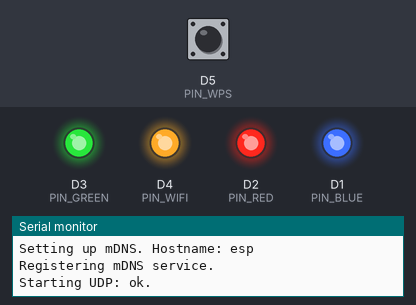
The program below on a simulated ESP8266 (NodeMCU). Shown: output pins drawn as LEDs (lit = HIGH), the last lines printed to the serial monitor. The inputs (shaded band) are chosen by the test bench; at power-on: D5 (PIN_WPS) HIGH. WiFi joins after 1.5 s; servers stay silent unless stated; storage starts empty.

Above: at 1.2 s.
1.3 s: D5 (PIN_WPS) pulled LOW for 3.2 s
At 2.6 s:
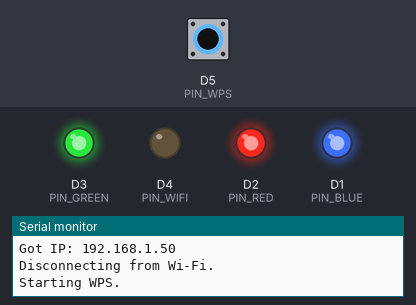
Timing chart, 0 to 4.3 s (numbered marks = the images above; inputs shaded):
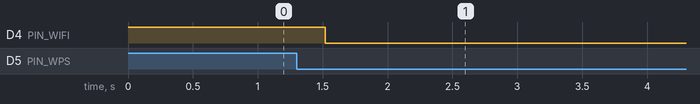

The program:

main.cpp
```cpp
#include <FS.h>
#include <ESP8266WiFi.h>
#include <ESP8266mDNS.h>
#include <WiFiUdp.h>
#include <ArduinoJson.h>

// Constants.
// ----------------------------------------------------------------------------

const int PORT = 5555;

const int PIN_BLUE = D1;
const int PIN_RED = D2;
const int PIN_GREEN = D3;
const int PIN_WIFI = D4;
const int PIN_WPS = D5;

// State.
// ----------------------------------------------------------------------------
bool turnedOn;
float red, green, blue;

// Setting up.
// ----------------------------------------------------------------------------

WiFiUDP udp;
WiFiEventHandler wifiConnectedHandler, wifiGotIpHandler, wifiDisconnected;

void startWPS() {
    // Cannot be used in an interrupt handler because of some bug in WiFi class.
    Serial.println("Disconnecting from Wi-Fi.");
    WiFi.disconnect();
    Serial.println("Starting WPS.");
    if (!WiFi.beginWPSConfig()) {
        Serial.println("Failed to start WPS.");
    }
}

void setupPins() {
    pinMode(PIN_WIFI, OUTPUT);
    digitalWrite(PIN_WIFI, HIGH);

    pinMode(PIN_RED, OUTPUT);
    pinMode(PIN_GREEN, OUTPUT);
    pinMode(PIN_BLUE, OUTPUT);

    // WPS button.
    pinMode(PIN_WPS, INPUT_PULLUP);
}

void setupSerial() {
    Serial.begin(9600);
    Serial.println();
    Serial.println("Serial is ready.");
}

void setupState() {
    // TODO: read state from the FS.
    turnedOn = true;
    red = green = blue = 1.0;
    analogWrite(PIN_RED, 1023);
    analogWrite(PIN_GREEN, 1023);
    analogWrite(PIN_BLUE, 1023);
}

void setupFS() {
    Serial.print("Setting up file system: ");
    Serial.println(SPIFFS.begin() ? "ok." : "failed.");
}

void setupWiFi() {
    wifiConnectedHandler = WiFi.onStationModeConnected([](const WiFiEventStationModeConnected& event) {
        Serial.println("Connected to Wi-Fi.");
    });
    wifiGotIpHandler = WiFi.onStationModeGotIP([](const WiFiEventStationModeGotIP& event) {
        Serial.print("Got IP: ");
        Serial.println(WiFi.localIP());
        digitalWrite(PIN_WIFI, LOW);
    });
    wifiDisconnected = WiFi.onStationModeDisconnected([](const WiFiEventStationModeDisconnected& event) {
        Serial.println("Disconnected from Wi-Fi.");
        digitalWrite(PIN_WIFI, HIGH);
    });

    Serial.println("Connecting to Wi-Fi.");
    WiFi.mode(WIFI_STA);
    WiFi.begin();
}

void setupMDNS() {
    Serial.print("Setting up mDNS. Hostname: ");
    Serial.println(WiFi.hostname());

    if (MDNS.begin(WiFi.hostname().c_str())) {
        Serial.println("Registering mDNS service.");
        MDNS.addService("smart-home", "udp", PORT);
    } else {
        Serial.println("mDNS responder error.");
    }
}

void setupUDP() {
    Serial.print("Starting UDP: ");
    Serial.println(udp.begin(PORT) ? "ok." : "failed.");
}

void setup() {
    setupPins();
    setupSerial();
    setupState();
    setupFS();
    setupWiFi();
    setupMDNS();
    setupUDP();
}

// Running.
// ----------------------------------------------------------------------------

void sendPacket(JsonObject& root, IPAddress ip, uint16_t port) {
    udp.beginPacket(ip, port);
    root.printTo(udp);
    udp.endPacket();
}

void sendResponse(JsonObject& message) {
    StaticJsonBuffer<512> jsonBuffer;
    JsonObject& response = jsonBuffer.createObject();
    response["mid"] = message.get<int>("messageId");
    response["ms"] = millis();
    response["t"] = "MULTICOLOR_LIGHTING";
    response["id"] = WiFi.hostname();
    response["name"] = WiFi.hostname();  // TODO: make customizable.
    response["r"] = red;
    response["g"] = green;
    response["b"] = blue;
    response["on"] = turnedOn;
    sendPacket(response, udp.remoteIP(), udp.remotePort());
}

void handleSetColor(JsonObject& message) {
    turnedOn = true;

    red = message.get<float>("r");
    green = message.get<float>("g");
    blue =  message.get<float>("b");

    analogWrite(PIN_RED, PWMRANGE * red);
    analogWrite(PIN_GREEN, PWMRANGE * green);
    analogWrite(PIN_BLUE, PWMRANGE * blue);
}

void handleTurnOn() {
    turnedOn = true;

    analogWrite(PIN_RED, PWMRANGE * red);
    analogWrite(PIN_GREEN, PWMRANGE * green);
    analogWrite(PIN_BLUE, PWMRANGE * blue);
}

void handleTurnOff() {
    turnedOn = false;

    analogWrite(PIN_RED, 0);
    analogWrite(PIN_GREEN, 0);
    analogWrite(PIN_BLUE, 0);
}

void handlePacket() {
    if (udp.parsePacket() == 0) {
        return;
    }

    StaticJsonBuffer<512> jsonBuffer;
    JsonObject& message = jsonBuffer.parse(udp);
    if (!message.success()) {
        Serial.println("Received invalid JSON message.");
        return;
    }

    JsonVariant type = message["t"];
    if (!type.success()) {
        Serial.println("Received invalid message type.");
        return;
    }

    if (type == "PING") {
        // Do nothing.
    } else if (type == "SET_COLOR") {
        handleSetColor(message);
    } else if (type == "TURN_ON") {
        handleTurnOn();
    } else if (type == "TURN_OFF") {
        handleTurnOff();
    } else {
        return;
    }

    sendResponse(message);
}

void handleWPS() {
    if (digitalRead(PIN_WPS) == LOW) {
        delay(1000);
        if (digitalRead(PIN_WPS) == LOW) {
            startWPS();
        }
    }
}

void loop() {
    handlePacket();
    handleWPS();
}
```
